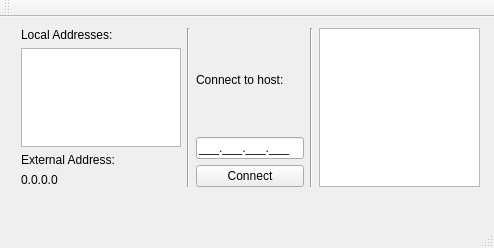
<?xml version="1.0" encoding="UTF-8"?>
<ui version="4.0">
 <class>MainWindow</class>
 <widget class="QMainWindow" name="MainWindow">
  <property name="geometry">
   <rect>
    <x>0</x>
    <y>0</y>
    <width>494</width>
    <height>248</height>
   </rect>
  </property>
  <property name="sizePolicy">
   <sizepolicy hsizetype="Preferred" vsizetype="Preferred">
    <horstretch>0</horstretch>
    <verstretch>0</verstretch>
   </sizepolicy>
  </property>
  <property name="windowTitle">
   <string>File Sync</string>
  </property>
  <widget class="QWidget" name="centralWidget">
   <widget class="QWidget" name="horizontalLayoutWidget">
    <property name="geometry">
     <rect>
      <x>10</x>
      <y>0</y>
      <width>481</width>
      <height>181</height>
     </rect>
    </property>
    <layout class="QHBoxLayout" name="horizontalLayout">
     <item>
      <layout class="QGridLayout" name="gridLayout">
       <item row="1" column="1">
        <widget class="QListView" name="addressListView">
         <property name="editTriggers">
          <set>QAbstractItemView::NoEditTriggers</set>
         </property>
        </widget>
       </item>
       <item row="3" column="1">
        <widget class="QLabel" name="label_2">
         <property name="text">
          <string>External Address:</string>
         </property>
        </widget>
       </item>
       <item row="0" column="1">
        <widget class="QLabel" name="label">
         <property name="text">
          <string>Local Addresses:</string>
         </property>
        </widget>
       </item>
       <item row="4" column="1">
        <widget class="QLabel" name="publicIPLabel">
         <property name="text">
          <string>0.0.0.0</string>
         </property>
        </widget>
       </item>
      </layout>
     </item>
     <item>
      <widget class="Line" name="line">
       <property name="orientation">
        <enum>Qt::Vertical</enum>
       </property>
      </widget>
     </item>
     <item>
      <layout class="QVBoxLayout" name="verticalLayout">
       <item>
        <widget class="QLabel" name="connectLabel">
         <property name="text">
          <string>Connect to host:</string>
         </property>
        </widget>
       </item>
       <item>
        <widget class="QLineEdit" name="hostConnectionAddress">
         <property name="sizePolicy">
          <sizepolicy hsizetype="MinimumExpanding" vsizetype="Fixed">
           <horstretch>0</horstretch>
           <verstretch>0</verstretch>
          </sizepolicy>
         </property>
         <property name="inputMask">
          <string>000.000.000.000;_</string>
         </property>
        </widget>
       </item>
       <item>
        <widget class="QPushButton" name="connectButton">
         <property name="text">
          <string>Connect</string>
         </property>
        </widget>
       </item>
      </layout>
     </item>
     <item>
      <widget class="Line" name="line_2">
       <property name="orientation">
        <enum>Qt::Vertical</enum>
       </property>
      </widget>
     </item>
     <item>
      <widget class="QTextEdit" name="consoleText">
       <property name="readOnly">
        <bool>true</bool>
       </property>
      </widget>
     </item>
    </layout>
   </widget>
   <zorder>horizontalLayoutWidget</zorder>
   <zorder>connectLabel</zorder>
  </widget>
  <widget class="QMenuBar" name="menuBar">
   <property name="geometry">
    <rect>
     <x>0</x>
     <y>0</y>
     <width>494</width>
     <height>27</height>
    </rect>
   </property>
  </widget>
  <widget class="QToolBar" name="mainToolBar">
   <attribute name="toolBarArea">
    <enum>TopToolBarArea</enum>
   </attribute>
   <attribute name="toolBarBreak">
    <bool>false</bool>
   </attribute>
  </widget>
  <widget class="QStatusBar" name="statusBar"/>
 </widget>
 <layoutdefault spacing="6" margin="11"/>
 <resources/>
 <connections/>
</ui>
